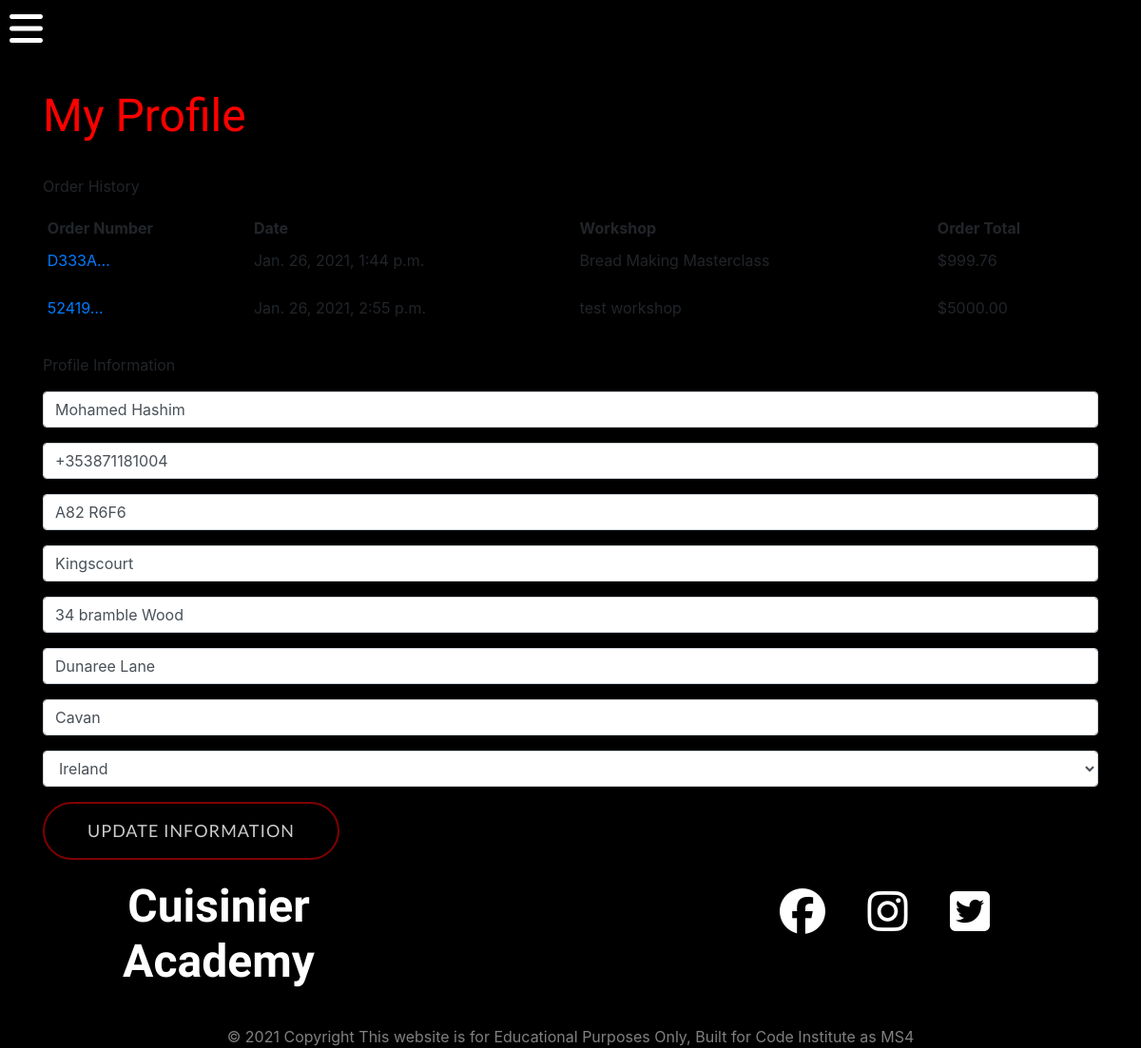
Before: /profiles/ (signed in) with the older database file.
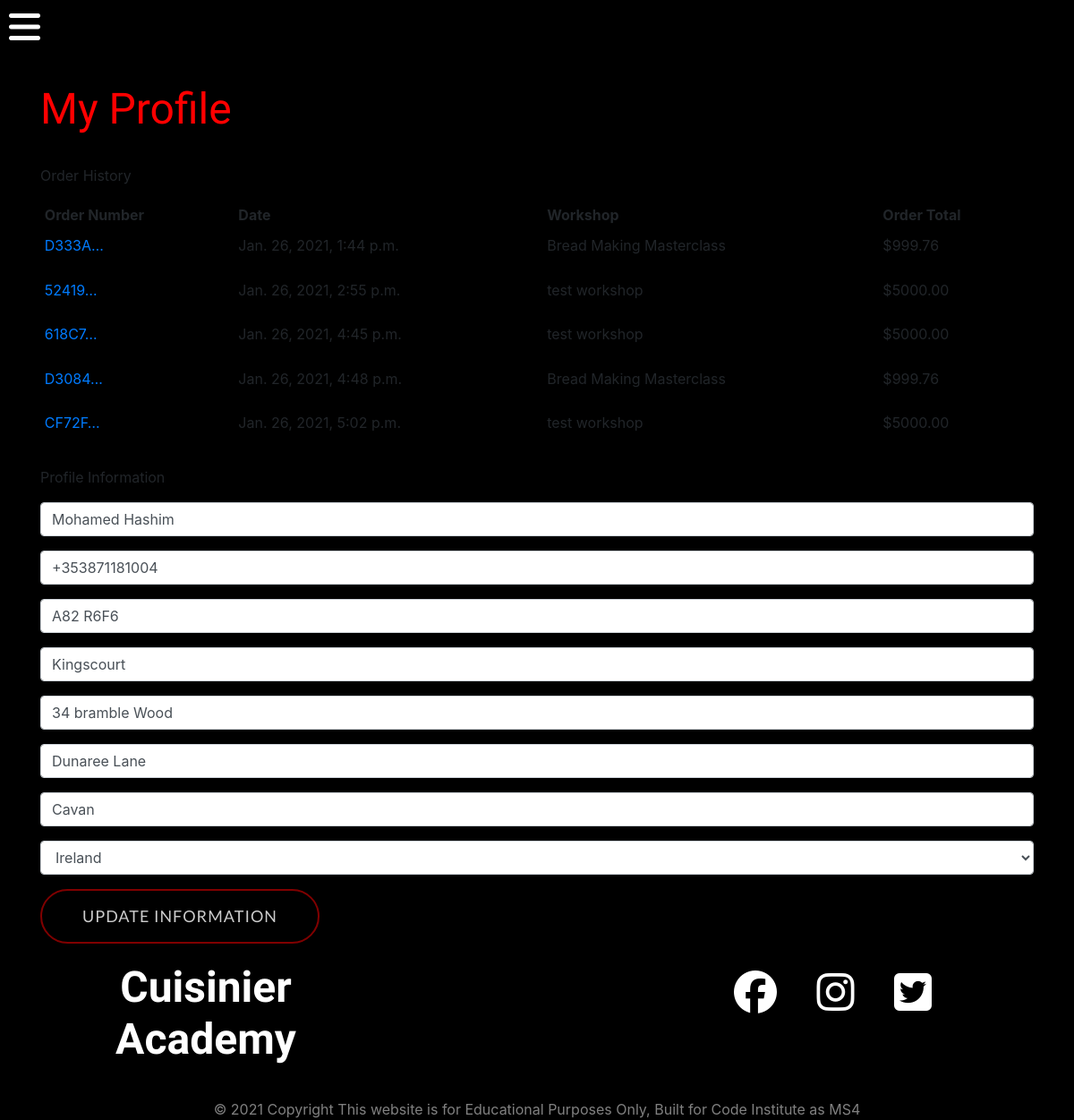
After: the same page with the newer database file.
### reservations/models.py (models this page shows, shortened)
class Order(models.Model):
    order_number = models.CharField(max_length=32, null=False, editable=False)
    user_profile = models.ForeignKey(UserProfile, on_delete=models.SET_NULL,
                                     null=True, blank=True, related_name='orders')
    full_name = models.CharField(max_length=50, null=False, blank=False)
    email = models.EmailField(max_length=254, null=False, blank=False)
    phone_number = models.CharField(max_length=20, null=False, blank=False)
    country = CountryField(blank_label='Country', null=True, blank=True)
    postcode = models.CharField(max_length=20, null=True, blank=True)
    town_or_city = models.CharField(max_length=40, null=False, blank=False)
    street_address1 = models.CharField(max_length=80, null=False, blank=False)
    street_address2 = models.CharField(max_length=80, null=True, blank=True)
    county = models.CharField(max_length=80, null=True, blank=True)
    date = models.DateTimeField(auto_now_add=True)
    workshop = models.ForeignKey(Workshop, null=True, blank=True, on_delete=models.CASCADE)
    order_total = models.DecimalField(
        max_digits=10, decimal_places=2, null=False, default=0)

### workshops/models.py (models this page shows, shortened)
class Workshop(models.Model):
    title = models.CharField(max_length=100)
    sub_title = models.CharField(max_length=200)
    description = models.TextField(blank=True)
    expert = models.ForeignKey(Expert,default=None, on_delete=models.DO_NOTHING)
    main_img = models.ImageField(null=True, blank=True) # upload file path
    image_1 = models.ImageField(null=True, blank=True)
    image_2 = models.ImageField(null=True, blank=True)
    image_3 = models.ImageField(null=True, blank=True)
    agenda_day_1 = models.TextField(null=True, blank=True)
    agenda_day_2 = models.TextField(null=True, blank=True)
    agenda_day_3 = models.TextField(null=True, blank=True)
    price = models.DecimalField(null=True, max_digits=6, decimal_places=2, blank=True)
    date = models.DateTimeField(default=datetime.now, blank=True)
    location = models.CharField(null=True, max_length=200)
    is_published = models.BooleanField(default=True)

### profiles/views.py (the view)
# urls.py: path('', views.profile, name='profiles'),
def profile(request):
    profile = get_object_or_404(UserProfile, user=request.user)
    if request.method == 'POST':
        form = UserProfileForm(request.POST, instance=profile)
        if form.is_valid():
            form.save()
            messages.success(request, 'Profile updated successfully')
    form = UserProfileForm(instance=profile)
    orders = profile.orders.all()
    template = 'profiles/profile.html'
    context = {
        'form': form,
        'orders': orders,
        'on_profile_page': True
    }
    return render(request, template, context)

### profiles/forms.py
class UserProfileForm(forms.ModelForm):
    class Meta:
        model = UserProfile
        exclude = ('user',)
    def __init__(self, *args, **kwargs):
        super().__init__(*args, **kwargs)
        placeholders = {
            'full_name': 'Full Name',
            'phone_number': 'Phone Number',
            'postcode': 'Postal Code',
            'town_or_city': 'Town or City',
            'street_address1': 'Street Address 1',
            'street_address2': 'Street Address 2',
            'county': 'County, State or Locality',
        }
        self.fields['phone_number'].widget.attrs['autofocus'] = True
        for field in self.fields:
            if field != 'country':
                if self.fields[field].required:
                    placeholder = f'{placeholders[field]} *'
                else:
                    placeholder = placeholders[field]
                self.fields[field].widget.attrs['placeholder'] = placeholder
            self.fields[field].label = False

### profiles/templates/profiles/profile.html (shortened to what this page needs)
{% extends "base.html" %}
{% load static %}
{% block extra_css %}
    <link rel="stylesheet" href="{% static 'profiles/css/profiles.css' %}">
{% endblock %}
{% block content %}
<div class="container">
    <div class="row">
        <div class="col">
            <hr>
            <h2 class="section-title">My Profile</h2>
            <hr>
        </div>
    </div>
    <div class="row">
        <div class="col-12">
            <p class="">Order History</p>
            <div class="table-responsive">
                <table class="table table-sm table-borderless">
                    <thead>
                        <tr>
                            <th>Order Number</th>
                            <th>Date</th>
                            <th>Workshop</th>
                            <th>Order Total</th>
                        </tr>
                    </thead>
                    <tbody>
                        {% for order in orders %}
                        <tr>
                            <td>
                                <a href="{% url 'order_history' order.order_number %}" title="{{ order.order_number }}">
                                    {{ order.order_number|truncatechars:6 }}
                                </a>
                            </td>
                            <td>{{ order.date }}</td>
                            <td>
                                <ul class="list-unstyled">
                                    {{ order.workshop.title }}
                                </ul>
                            </td>
                            <td>${{ order.order_total }}</td>
                        </tr>
                        {% endfor %}
                    </tbody>
                </table>
            </div>
        </div>
        <div class="col-12">
            <p class="">Profile Information</p>
            <form class="" action="{% url 'profiles' %}" method="POST" id="profile-update-form">
                {{ form|crispy }}
                <button class="btn btn-header-2">Update Information</button>
            </form>
        </div>
    </div>
    {% endblock %}

Changed rows visible on the page:
added Order: order_number "618C7…", date "Jan. 26, 2021, 4:45 p.m.", workshop "test workshop", order_total "5000.00"
added Order: order_number "D3084…", date "Jan. 26, 2021, 4:48 p.m.", workshop "Bread Making Masterclass", order_total "999.76"
added Order: order_number "CF72F…", date "Jan. 26, 2021, 5:02 p.m.", workshop "test workshop", order_total "5000.00"
